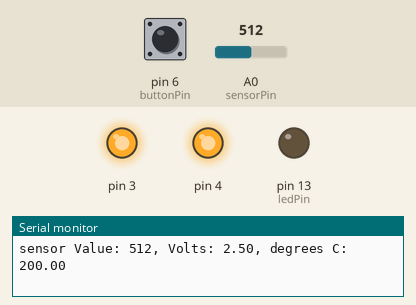
Simulated run of this sketch. Board: Arduino Uno, built with avr-gcc and run on an emulated ATmega328P. On the bench: output pins drawn as LEDs (lit = HIGH), the last lines printed to the serial monitor. The inputs (shaded band) are chosen by the test bench; at power-on: A0 (sensorPin) = 512, pin 6 (buttonPin) LOW.

Above: at 1.2 s.
1.3 s: A0 (sensorPin) set to 170
4.3 s: A0 (sensorPin) set to 159
At 4.7 s:
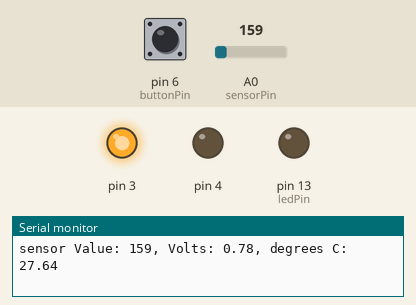
5.8 s: pin 6 (buttonPin) pulled HIGH for 0.15 s
At 6.2 s:
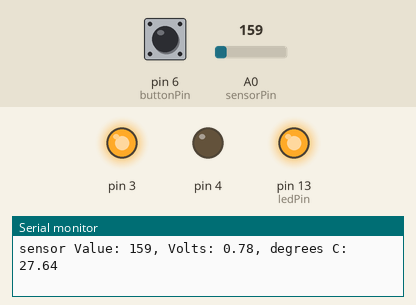
7.8 s: A0 (sensorPin) set to 122
At 8.9 s:
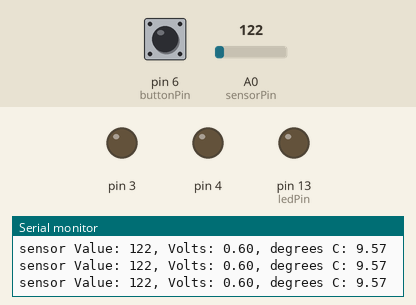
9.3 s: pin 6 (buttonPin) pulled HIGH for 1 s
At 10.5 s:
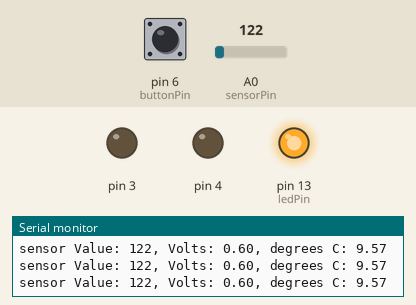
Timing chart, 0 to 13.0 s (numbered marks = the images above; inputs shaded):
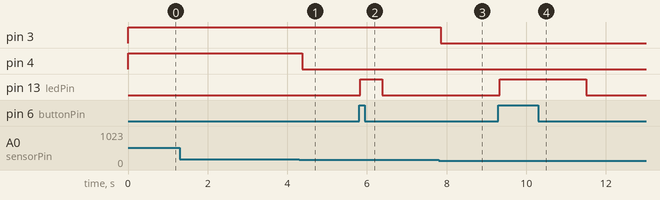

Measured:
- the behaviour switches between 160 and 159 on A0 (sensorPin) (found by bisection; images 0 and 1)
- after the input at 4.3 s, pin 4: HIGH → LOW after 0.08 s
- after the input at 5.8 s, pin 13 (ledPin): LOW → HIGH at once, → LOW 0.55 s later
- after the input at 7.8 s, pin 3: HIGH → LOW after 0.06 s
- after the input at 9.3 s, pin 13 (ledPin): LOW → HIGH at once, → LOW 2.2 s later

The sketch:

Digital_and_Analogue_Input.ino
```cpp
// named constant for the pin the digital sensor is connected to
const int buttonPin = 6;

int buttonValue;
int blinkRate;

// named constant for the pin the analogue sensor is connected to
const int sensorPin = A0;
// room temperature in Celsius
const float baselineTemp = 23.0;

// named constant for the pin the LED is connected to
const int ledPin = 13;

void setup() {

  // initialize digital pin for LED as an output (Push Button output)
  pinMode(ledPin, OUTPUT);

  // open a serial connection to display values
  Serial.begin(9600);

  // set the LED pins as outputs (Temperature Sensor output)
  for (int pinNumber = 3; pinNumber < 5; pinNumber++) {
    pinMode(pinNumber, OUTPUT);
    digitalWrite(pinNumber, LOW);
  }

}

void loop() {
  // read the value on AnalogIn pin 0 and store it in a variable
  int sensorVal = analogRead(sensorPin);

  // send the 10-bit sensor value out the serial port
  Serial.print("sensor Value: ");
  Serial.print(sensorVal);

  // convert the ADC reading to voltage
  float voltage = (sensorVal / 1024.0) * 5.0;

  // Send the voltage level out the Serial port
  Serial.print(", Volts: ");
  Serial.print(voltage);

  // convert the voltage to temperature in degrees C
  // the sensor changes 10 mV per degree
  // the datasheet says there's a 500 mV offset
  // ((voltage - 500 mV) times 100)
  Serial.print(", degrees C: ");
  float temperature = (voltage - .5) * 100;
  Serial.println(temperature);

  // if the current temperature is lower than the baseline turn off all LEDs
  if (temperature < baselineTemp + 2) {
    digitalWrite(3, LOW);
    digitalWrite(4, LOW);
  } // if the temperature rises 2-5 degrees, turn an LED on
  else if (temperature >= baselineTemp + 2 && temperature < baselineTemp + 5) {
    digitalWrite(3, HIGH);
    digitalWrite(4, LOW);
  } // if the temperature rises more than 5 degrees, turn all LEDs on
  else if (temperature >= baselineTemp + 5) {
    digitalWrite(3, HIGH);
    digitalWrite(4, HIGH);
  }
  delay(1);

  // Reading Push Button Value
  buttonValue = digitalRead(buttonPin);

  // Map the temperature to blink rate
  blinkRate = map(temperature, 22, 32, 1000, 100);

  // If button is pushed
  // Blink lights according to the temperature
  if (buttonValue == HIGH)
  {
    digitalWrite(ledPin, HIGH);   // turn the LED on (HIGH is the voltage level)
    delay(blinkRate);                       // wait for a second
    digitalWrite(ledPin, LOW);    // turn the LED off by making the voltage LOW
    delay(blinkRate);                       // wait for a second
  }
  else if (buttonValue == LOW)
  {
    digitalWrite(ledPin,LOW);
  }

}
```
